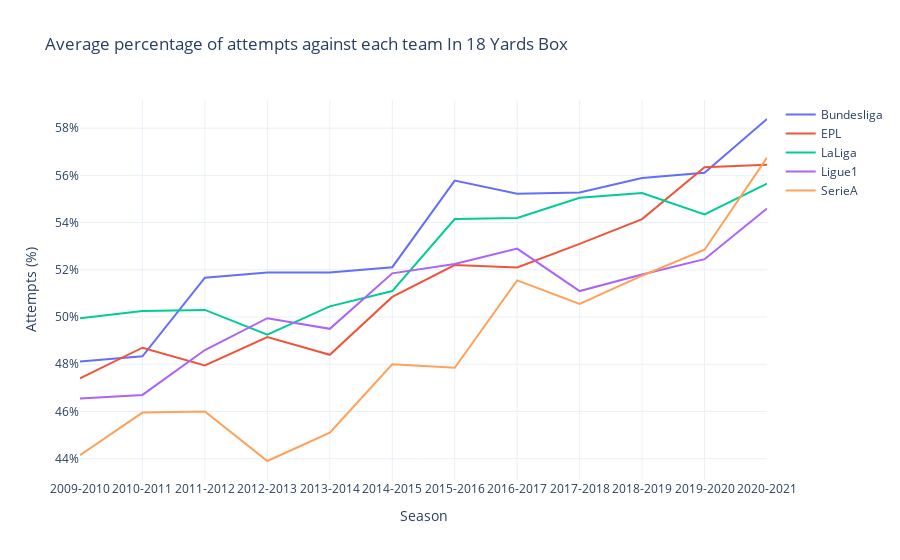

This figure's notebook cell:
### Markdown cell above
##### Against

### Code cell
fig = go.Figure()
for league in LEAGUE:
    temp = df[df["league"] == league].groupby("season")["In 18 Yards Box_against"].mean()
    fig.add_scatter(x=temp.index, y=temp.values, name=league, mode="lines")
fig.update_layout(
    title="Average percentage of attempts against each team In 18 Yards Box",
    yaxis=dict(
        tickformat=".0%",
        showgrid=True
    ),
    xaxis=dict(
        tickvals=[i for i in range(2009, 2022)],
        ticktext=["2009-2010", "2010-2011", "2011-2012", "2012-2013", "2013-2014", "2014-2015",
                    "2015-2016", "2016-2017", "2017-2018", "2018-2019", "2019-2020", "2020-2021", "2021-2022"],
        showgrid=True
    ),
    xaxis_title="Season",
    yaxis_title="Attempts (%)"
)
fig.show()

### Figure 1 — Plotly figure (JSON) as saved in the notebook; plotly's stock layout.template omitted (floating-point values rounded to 4 significant figures)
{"data": [{"mode": "lines", "name": "Bundesliga", "type": "scatter", "x": [2009, 2010, 2011, 2012, 2013, 2014, 2015, 2016, 2017, 2018, 2019, 2020], "y": [0.4811, 0.4833, 0.5167, 0.5189, 0.5189, 0.5211, 0.5578, 0.5522, 0.5528, 0.5589, 0.5611, 0.5839]}, {"mode": "lines", "name": "EPL", "type": "scatter", "x": [2009, 2010, 2011, 2012, 2013, 2014, 2015, 2016, 2017, 2018, 2019, 2020], "y": [0.474, 0.487, 0.4795, 0.4915, 0.484, 0.5085, 0.522, 0.521, 0.531, 0.5415, 0.5635, 0.5645]}, {"mode": "lines", "name": "LaLiga", "type": "scatter", "x": [2009, 2010, 2011, 2012, 2013, 2014, 2015, 2016, 2017, 2018, 2019, 2020], "y": [0.4995, 0.5025, 0.503, 0.4925, 0.5045, 0.511, 0.5415, 0.542, 0.5505, 0.5525, 0.5435, 0.5565]}, {"mode": "lines", "name": "Ligue1", "type": "scatter", "x": [2009, 2010, 2011, 2012, 2013, 2014, 2015, 2016, 2017, 2018, 2019, 2020], "y": [0.4655, 0.467, 0.486, 0.4995, 0.495, 0.5185, 0.5225, 0.529, 0.511, 0.518, 0.5245, 0.546]}, {"mode": "lines", "name": "SerieA", "type": "scatter", "x": [2009, 2010, 2011, 2012, 2013, 2014, 2015, 2016, 2017, 2018, 2019, 2020], "y": [0.4415, 0.4595, 0.46, 0.439, 0.451, 0.48, 0.4785, 0.5155, 0.5055, 0.5175, 0.5285, 0.5675]}], "layout": {"title": {"text": "Average percentage of attempts against each team In 18 Yards Box"}, "xaxis": {"showgrid": true, "ticktext": ["2009-2010", "2010-2011", "2011-2012", "2012-2013", "2013-2014", "2014-2015", "2015-2016", "2016-2017", "2017-2018", "2018-2019", "2019-2020", "2020-2021", "2021-2022"], "tickvals": [2009, 2010, 2011, 2012, 2013, 2014, 2015, 2016, 2017, 2018, 2019, 2020, 2021], "title": {"text": "Season"}}, "yaxis": {"showgrid": true, "tickformat": ".0%", "title": {"text": "Attempts (%)"}}}}
